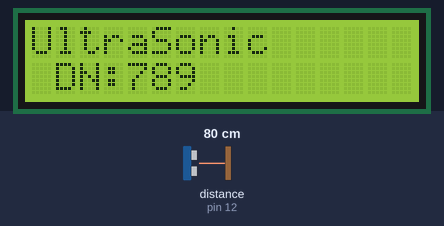
Simulated run of this sketch. Board: Arduino Mega 2560, built with avr-gcc and run on an emulated ATmega2560. On the bench: 16×2 character LCD. Wiring (inferred from the names in the program): ultrasonic range finder: trigger pin 11; echo pin 12. The test bench sets the inputs (shaded band); at power-on: distance to the obstacle (sensor on pin 12) 80 cm. The echo pulse lasts 58.3 µs per cm; what the sketch prints to the serial monitor is not drawn.

Above: at 1.2 s.
1.3 s: distance to the obstacle (sensor on pin 12) set to 250 cm
At 2.4 s:
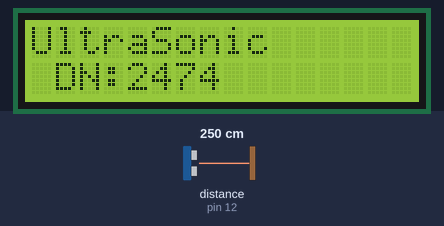
3.2 s: distance to the obstacle (sensor on pin 12) set to 2 cm
At 3.6 s:
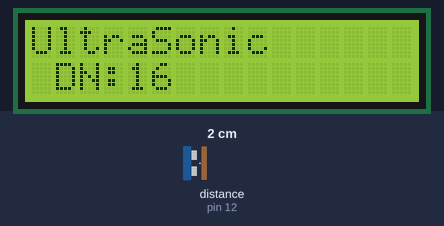
4.8 s: distance to the obstacle (sensor on pin 12) set to 4 cm
At 5.8 s:
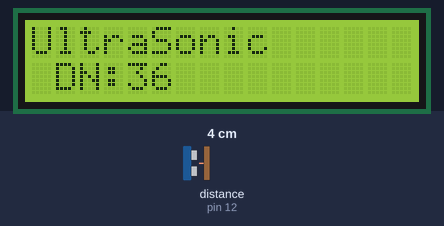
Timing chart, 0 to 7.8 s (numbered marks = the images above; inputs shaded):
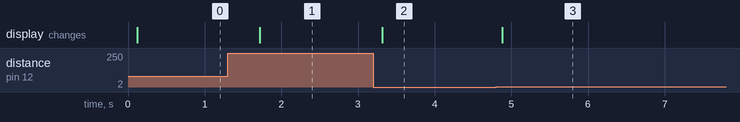

The sketch:

ultrasonicsensor3a.ino
```cpp
/* @file Enhance Keypad use
|| @version 1.0
||  Author Bruce modified from keypad library  examples download from http://playground.arduino.cc/Code/Keypad#Download @ keypad,zip
*/
/* LiquidCrystal display with:

LiquidCrystal(rs, enable, d4, d5, d6, d7)
LiquidCrystal(rs, rw, enable, d4, d5, d6, d7)
LiquidCrystal(rs, enable, d0, d1, d2, d3, d4, d5, d6, d7)
LiquidCrystal(rs, rw, enable, d0, d1, d2, d3, d4, d5, d6, d7)
R/W Pin Read = LOW / Write = HIGH   // if No pin connect RW , please leave R/W Pin for Low State

*/
#include <LiquidCrystal.h>
#define EchoPin  12           // connect Pin 2(Arduino digital io) to Echo at US-020
#define TrigPin  11          // connect Pin 3(Arduino digital io) to Trig at US-020

LiquidCrystal lcd(5,6,7,38,40,42,44);   //ok
void setup(){
    pinMode(EchoPin, INPUT);                    //Set EchoPin as input, to receive measure result from US-020
    pinMode(TrigPin, OUTPUT);                   //Set TrigPin as output, used to send high pusle to trig measurement (>10us)

  Serial.begin(9600);
  Serial.println("program start here");

lcd.begin(16, 2);
// 設定 LCD 的行列數目 (16 x 2)  16　行2　列
 lcd.setCursor(0,0);
  // 列印 "Hello World" 訊息到 LCD 上
lcd.print("UltraSonic");
  Serial.println("Ultrasonic sensor detecting...");

}

void loop(){
  long distanceno = 0 ;
  distanceno = US100_GPIO_ultrasonic() ;
    lcd.setCursor(1,1);
      lcd.print("DN:          ");
    lcd.setCursor(4,1);
      lcd.print(distanceno);
        // now result is printed on Serial COnsole
          Serial.print("UltraSonice DIstance Detecting is :") ;
         Serial.println(distanceno);
    delay(500);

}

long US100_GPIO_ultrasonic()
{
  unsigned long Len_mm = 0;
  unsigned long Time_Echo_us = 0;

//via Trig/Pin Send pulse，activate US-100 modules
digitalWrite(TrigPin, HIGH); //start to send pulse to Trig/Pin
delayMicroseconds(50); //set pulse width to 50us (>10us)
digitalWrite(TrigPin, LOW); //end send pulse
Time_Echo_us = pulseIn(EchoPin, HIGH); //count US-100 returning pulse width from US-100
Serial.print("get pules is:");
Serial.println(Time_Echo_us);

if((Time_Echo_us < 60000) && (Time_Echo_us > 1))  //Pulse Width valid limited to (1, 60000).
{
// Len_mm = (Time_Echo_us * 0.34mm/us) / 2 (mm)
Len_mm = (Time_Echo_us*34/100)/2; //calculate pulse width
Serial.print("Present Distance is: ");
Serial.print(Len_mm, DEC); //send result to tx/rx monitor
Serial.println("mm");
}
  return (Len_mm) ;
}
```

Measured:
- after the input at 1.3 s, the display: changes after 0.42 s (image 1)
- after the input at 3.2 s, the display: changes after 0.12 s (image 2)
- after the input at 4.8 s, the display: changes after 0.08 s (image 3)
